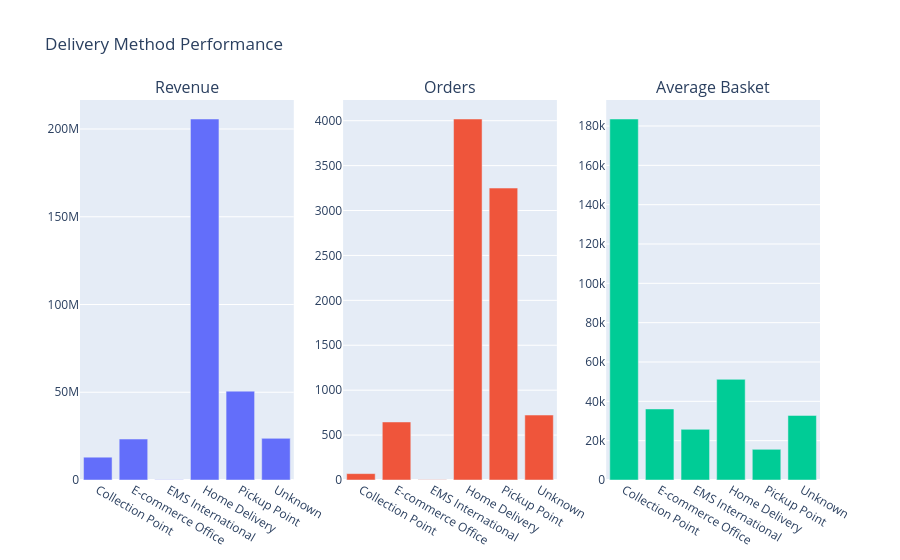

The notebook cell saved with this chart:
### Code cell
perf = performance_per_delivery_method(orders_shipping)
fig = make_subplots(
    rows=1, cols=3,
    subplot_titles=("Revenue", "Orders", "Average Basket")
)

fig.add_trace(
    go.Bar(x=perf["shipping_method"], y=perf["Revenue"], name="Revenue"),
    row=1, col=1
)
fig.add_trace(
    go.Bar(x=perf["shipping_method"], y=perf["Orders"], name="Orders"),
    row=1, col=2
)
fig.add_trace(
    go.Bar(x=perf["shipping_method"], y=perf["Average_Basket"], name="Average Basket"),
    row=1, col=3
)

fig.update_layout(title_text="Delivery Method Performance", showlegend=False)
fig.show()

### Figure 1 — Plotly figure (JSON) as saved in the notebook; plotly's stock layout.template omitted (floating-point values rounded to 4 significant figures)
{"data": [{"name": "Revenue", "type": "bar", "x": ["Collection Point", "E-commerce Office", "EMS International", "Home Delivery", "Pickup Point", "Unknown"], "xaxis": "x", "y": [13030000.0, 23340000.0, 77300.0, 205700000.0, 50630000.0, 23730000.0], "yaxis": "y"}, {"name": "Orders", "type": "bar", "x": ["Collection Point", "E-commerce Office", "EMS International", "Home Delivery", "Pickup Point", "Unknown"], "xaxis": "x2", "y": [71, 646, 3, 4019, 3250, 723], "yaxis": "y2"}, {"name": "Average Basket", "type": "bar", "x": ["Collection Point", "E-commerce Office", "EMS International", "Home Delivery", "Pickup Point", "Unknown"], "xaxis": "x3", "y": [183600.0, 36120.0, 25770.0, 51180.0, 15580.0, 32820.0], "yaxis": "y3"}], "layout": {"annotations": [{"font": {"size": 16}, "showarrow": false, "text": "Revenue", "x": 0.1444, "xanchor": "center", "xref": "paper", "y": 1, "yanchor": "bottom", "yref": "paper"}, {"font": {"size": 16}, "showarrow": false, "text": "Orders", "x": 0.5, "xanchor": "center", "xref": "paper", "y": 1, "yanchor": "bottom", "yref": "paper"}, {"font": {"size": 16}, "showarrow": false, "text": "Average Basket", "x": 0.8556, "xanchor": "center", "xref": "paper", "y": 1, "yanchor": "bottom", "yref": "paper"}], "showlegend": false, "title": {"text": "Delivery Method Performance"}, "xaxis": {"anchor": "y", "domain": [0, 0.2889]}, "xaxis2": {"anchor": "y2", "domain": [0.3556, 0.6444]}, "xaxis3": {"anchor": "y3", "domain": [0.7111, 1]}, "yaxis": {"anchor": "x", "domain": [0, 1]}, "yaxis2": {"anchor": "x2", "domain": [0, 1]}, "yaxis3": {"anchor": "x3", "domain": [0, 1]}}}
